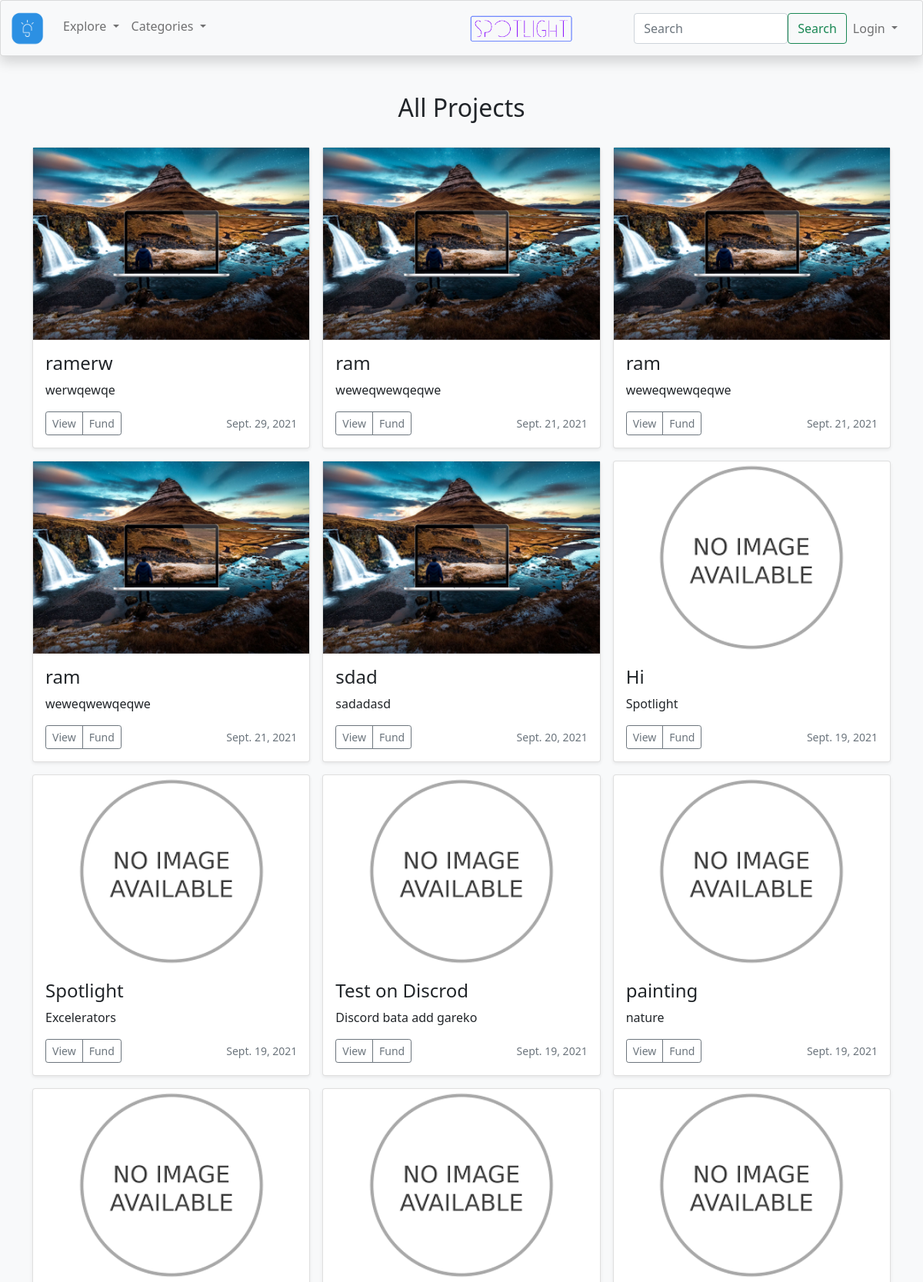
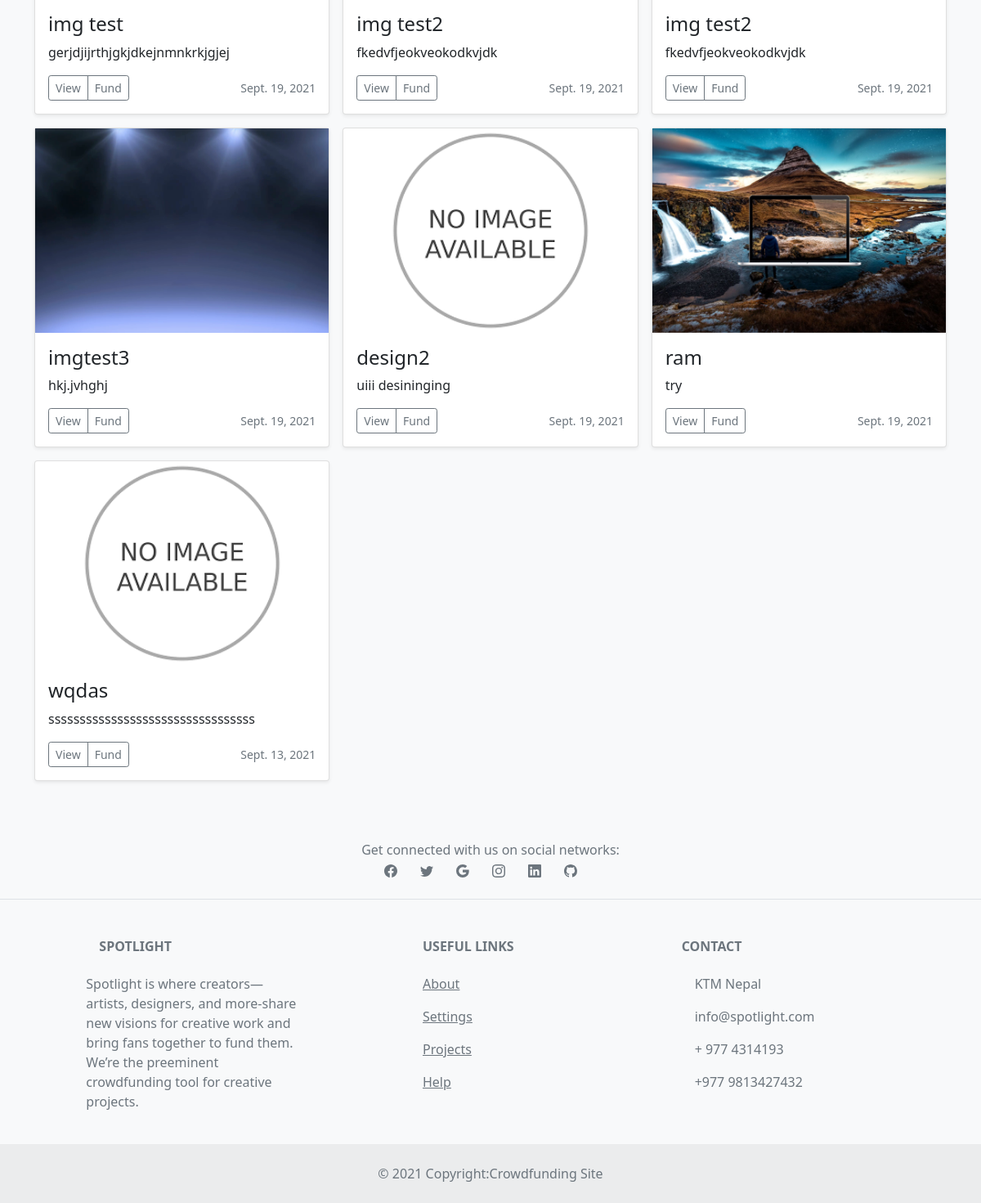
/creator/projects/, run on the app's committed database (2 pictures, top to bottom).
### creator/models.py (models this page shows)
class creator_Basic(models.Model):
    title = models.CharField(max_length=25)
    category = models.CharField(max_length=100)
    reciepient = models.CharField(max_length=100)
    description=models.TextField()
    image = models.ImageField(upload_to='media/static/img')
    FundingGoal=models.IntegerField(default='0')
    TargetLaunchDate = models.DateField(default= now, blank=True)

### creator/views.py (the view)
# urls.py: path('projects/',views.Projects_view,name = "projects"),
def Projects_view(request):
    data = creator_Basic.objects.all().order_by('-TargetLaunchDate')
    return render(request, "view_all_projects.html", {"projects": data})

### templates/view_all_projects.html (shortened to what this page needs)
{% extends 'base.html' %}
{% block content %}
  <div class="album py-5 bg-light">
    <div class="container">
      <div class="row row-cols-12 row-cols-sm-12 row-cols-md-12 g-3 mb-4 text-center">
      <h2>All Projects</h2>
      </div>
      <div class="row row-cols-1 row-cols-sm-2 row-cols-md-3 g-3">
        {% for pr in projects %}
            <div class="col">
            <div class="card shadow-sm">
              <div class="overflow-hidden container center" style="height: 250px; display: flex; justify-content: center;">
                {% if pr.image %}
                  <img src="{{pr.image.url}}" >
                {% endif %}
                {% if not pr.image %}
                  <img src="static/img/no image.png">
                {% endif %}
              </div>
              <div class="card-body">
              <h4>{{pr.title}}</h4>
                <p class="card-text">{{pr.description}}</p>
                <div class="d-flex justify-content-between align-items-center">
                  <div class="btn-group">
                    <a href="/creator/project/{{pr.id}}" class="btn btn-sm btn-outline-secondary">
                      View
                    </a>
                    <a href="/investor/investor" class="btn btn-sm btn-outline-secondary">
                      Fund
                    </a>
                  </div>
                  <small class="text-muted">{{pr.TargetLaunchDate}}</small>
                </div>
              </div>
            </div>
          </div>
        {% endfor %}
      </div>
    </div>
  </div>
{% endblock %}

### data on the page
creator_Basic: image (picture), title "ramerw", description "werwqewqe", TargetLaunchDate "Sept. 29, 2021"
creator_Basic: image (picture), title "ram", description "weweqwewqeqwe", TargetLaunchDate "Sept. 21, 2021"
creator_Basic: image (picture), title "ram", description "weweqwewqeqwe", TargetLaunchDate "Sept. 21, 2021"
creator_Basic: image (picture), title "ram", description "weweqwewqeqwe", TargetLaunchDate "Sept. 21, 2021"
creator_Basic: image (picture), title "sdad", description "sadadasd", TargetLaunchDate "Sept. 20, 2021"
creator_Basic: title "Hi", description "Spotlight", TargetLaunchDate "Sept. 19, 2021"
creator_Basic: title "Spotlight", description "Excelerators", TargetLaunchDate "Sept. 19, 2021"
creator_Basic: title "Test on Discrod", description "Discord bata add gareko", TargetLaunchDate "Sept. 19, 2021"
creator_Basic: title "painting", description "nature", TargetLaunchDate "Sept. 19, 2021"
creator_Basic: title "img test", description "gerjdjijrthjgkjdkejnmnkrkjgjej", TargetLaunchDate "Sept. 19, 2021"
creator_Basic: title "img test2", description "fkedvfjeokveokodkvjdk", TargetLaunchDate "Sept. 19, 2021"
creator_Basic: title "img test2", description "fkedvfjeokveokodkvjdk", TargetLaunchDate "Sept. 19, 2021"
creator_Basic: image (picture), title "imgtest3", description "hkj.jvhghj", TargetLaunchDate "Sept. 19, 2021"
creator_Basic: title "design2", description "uiii desininging", TargetLaunchDate "Sept. 19, 2021"
creator_Basic: image (picture), title "ram", description "try", TargetLaunchDate "Sept. 19, 2021"
creator_Basic: image (placeholder picture), title "wqdas", description "sssssssssssssssssssssssssssssssss", TargetLaunchDate "Sept. 13, 2021"
